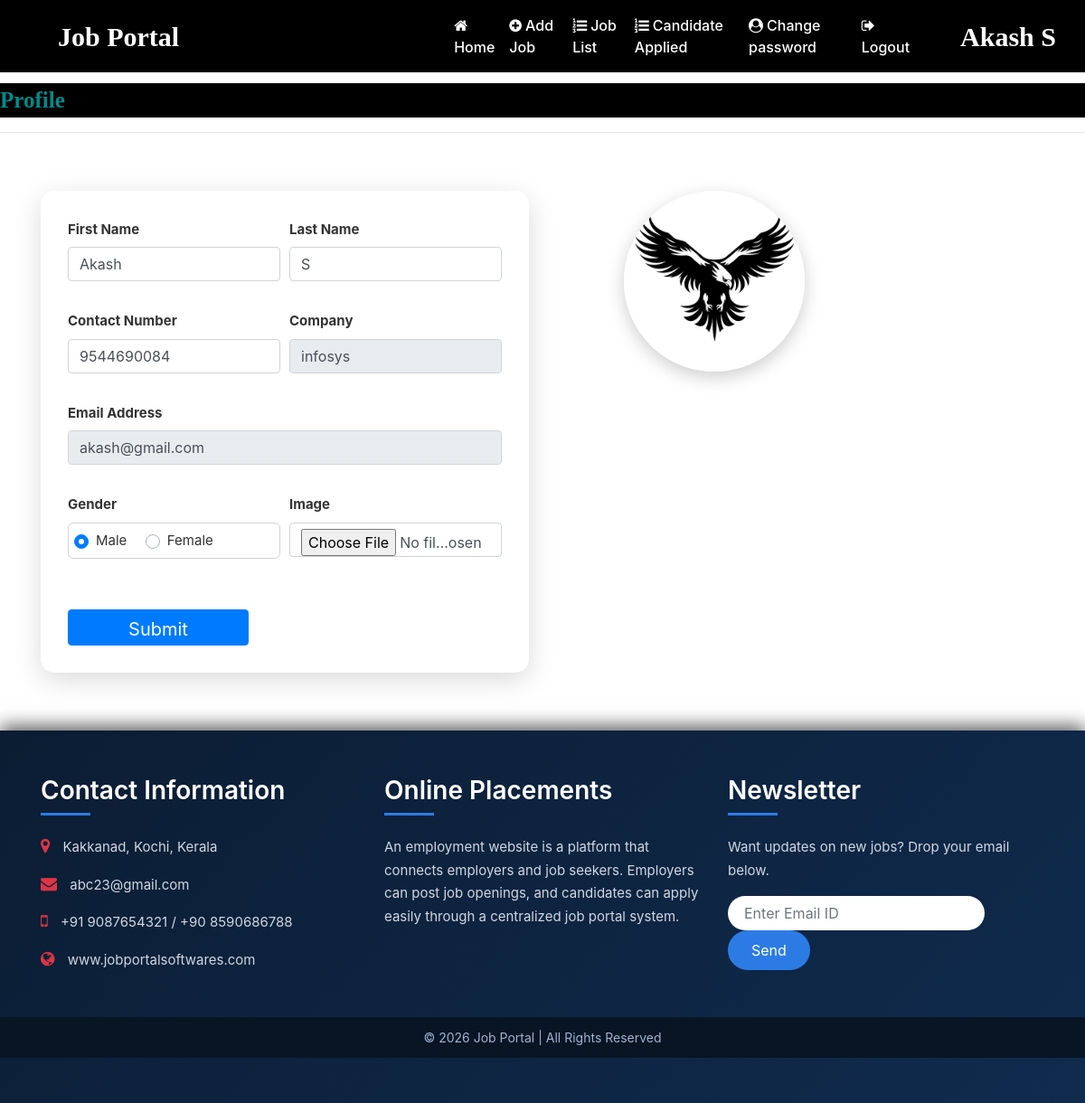
Screenshot of /recruiter_home (signed in) with the database file from the repository.
### job/models.py (models this page shows, shortened)
class Recruiter(models.Model):
    user=models.ForeignKey(User,on_delete=models.CASCADE)
    mobile=models.CharField(max_length=15,null=True)
    image=models.FileField(null=True)
    gender=models.CharField(max_length=10,null=True)
    company = models.CharField(max_length=100, null=True)
    type=models.CharField(max_length=15,null=True)
    status = models.CharField(max_length=20 ,null=True)

### job/views.py (the view, shortened to what this page needs)
# urls.py: path('recruiter_home', recruiter_home, name='recruiter_home'),
def recruiter_home(request):
    if not request.user.is_authenticated:
        return redirect('recruiter_login')
    user = request.user
    recruiter = Recruiter.objects.filter(user=user).first()
    if not recruiter:
        return redirect('recruiter_profile')  # or recruiter_signup
    error = None
    context = {
        'recruiter': recruiter,
        'error': error
    }
    return render(request, 'recruiter_home.html', context)

### job/templates/recruiter_home.html (shortened to what this page needs)
<!DOCTYPE html>
<html lang="en">
{% load static %}
<head>
</head>
<body>
    {% include 'recruiter_navigation.html' %}
<marquee style="font-family:'Monotype Corsiva'; font-size:25px; color:darkcyan;
background-color:black; font-weight:bold; margin-top:1%">
    Profile
</marquee>
<hr>
<div class="container">
    <div class="row">
        <div class="col-sm-6">
<form class="mt-5"
      name="signup"
      method="post"
      enctype="multipart/form-data"
      onsubmit="return checkpass();">
    <div class="form-row">
        <div class="form-group col-md-6">
            <label><b>First Name</b></label>
            <input type="text" class="form-control" name="fname"
                   value="{{recruiter.user.first_name}}" required>
        </div>
        <div class="form-group col-md-6">
            <label><b>Last Name</b></label>
            <input type="text" class="form-control" name="lname"
                  value="{{recruiter.user.last_name}}" required>
        </div>
    </div>
    <div class="form-row">
        <div class="form-group col-md-6">
            <label><b>Contact Number</b></label>
            <input type="text" class="form-control" name="contact"
                   value="{{recruiter.mobile}}" required>
        </div>
        <div class="form-group col-md-6">
            <label><b>Company</b></label>
            <input type="text" class="form-control" name="company"
                   value="{{recruiter.company}}"  readonly required>
        </div>
    </div>
    <div class="form-row">
        <div class="form-group col-md-12">
            <label><b>Email Address</b></label>
            <input type="email" class="form-control" name="email"
                   value="{{recruiter.user.username}}" readonly required>
        </div>
    </div>
    <div class="form-row">
        <div class="form-group col-md-6">
            <label><b>Gender</b></label>
            <div style="border:1px solid lightgrey; padding:6px; border-radius:6px">
                <div class="custom-control custom-radio custom-control-inline">
                <label class="custom-control-label" for="genderMale">Male</label>
                </div>
        <div class="custom-control custom-radio custom-control-inline">
            <label class="custom-control-label" for="genderFemale">Female</label>
        </div>
    </div>
</div>
        <div class="form-group col-md-6">
            <label><b>Image</b></label>
            <input type="file" class="form-control" name="image" >
        </div>
    </div>
    <input type="submit"
           value="Submit"
           class="btn btn-primary"
           style="height:40px; font-size:20px; width:200px;">
</form>
    </div>
        <div class="col-sm-4 mt-5 text-center">
            <img src="{{recruiter.image.url}}" width="200px" height="200px">
        </div>
         </div>
    </div>
<br><br>
{% include 'footer.html' %}
</body>
</html>

### job/templates/recruiter_navigation.html (shortened to what this page needs)
<!DOCTYPE html>
<html lang="en">
{% load static %}
<head>
    <link rel="stylesheet" href="https://cdn.jsdelivr.net/npm/bootstrap@4.6.2/dist/css/bootstrap.min.css">
    <link rel="stylesheet" href="https://cdnjs.cloudflare.com/ajax/libs/font-awesome/4.7.0/css/font-awesome.min.css">
</head>
<body>
<nav class="navbar navbar-expand-sm" >
    <a class="navbar-brand text-white pl-5 font-weight-bold" style="font-family:'Monotype Corsiva';font-size:30px;">Job Portal</a>
    <ul class="navbar-nav">
        <li class="nav-item">
            <a class="nav-link" href="{% url 'recruiter_home' %}" style="margin-left:280px;"><i class="fa fa-home mr-1"></i>Home</a>
        </li>
        <li class="nav-item">
            <a class="nav-link" href="{% url 'add_job' %}" > <i class="fa fa-plus-circle mr-1"></i>Add Job</a>
        </li>
        <li class="nav-item">
            <a class="nav-link" href="{% url 'job_list' %}" > <i class="fa fa-list-ol mr-1"></i>Job List</a>
        </li>
        <li class="nav-item">
            <a class="nav-link" href="{% url 'applied_candidates' %}" > <i class="fa fa-list-ol mr-1"></i>Candidate Applied</a>
        </li>
        <li class="nav-item">
            <a class="nav-link" href="{% url 'change_pwdrecruiter' %}" > <i class="fa fa-user-circle mr-1"></i>Change password</a>
        </li>
        <li class="nav-item">
            <a class="nav-link" href="{% url 'Logout' %}" ><i class="fa fa-sign-out mr-1"></i>Logout</a>
        </li>
    </ul>
        <a class="navbar-brand text-white pl-5 font-weight-bold" style="font-family:'Monotype Corsiva';font-size:30px;">{{request.user.first_name}} {{request.user.last_name}}</a>
</nav>
</body>
</html>

### job/templates/recruiter_home.html (style rules this page uses)
.navbar { background:#000000 !important; }
.navbar a { color:white !important; font-weight:500; }
.navbar-brand { color:white !important; }
body { background:#eef2f7; font-family: Arial, Helvetica, sans-serif; }
form.mt-5 { background:white; padding:30px; border-radius:15px; box-shadow:0 8px 30px rgba(0,0,0,0.15); transition:0.3s ease; }
.form-control { border-radius:8px; padding:10px; border:1px solid #ddd; transition:0.3s; }
label { font-size:15px; color:#333; }
.custom-control { margin-right:15px; }
img { border-radius:50%; border:4px solid #0d6efd; box-shadow:0 6px 20px rgba(0,0,0,0.2); }
.btn-primary { width:220px; height:45px; font-size:18px; border-radius:25px; display:block; margin:25px auto 0 auto; }
.form-row { margin-bottom:15px; }

### job/templates/recruiter_navigation.html (style rules this page uses)
.navbar { background:#000000 !important; }
.navbar a { color:white !important; font-weight:500; }
.navbar-brand { color:white !important; }
:root { --sky-blue: #2c7be5; --sky-blue-dark: #1b5fc1; --text-light: #ffffff; }
.fa { transition: transform 0.3s ease; }

### rows the page displays
Recruiter: fname "Akash", lname "S", contact "9544690084", company "infosys", email "akash@gmail.com", image (picture)

### other values shown
{{ request.user.first_name }} "Akash"
{{ request.user.last_name }} "S"
